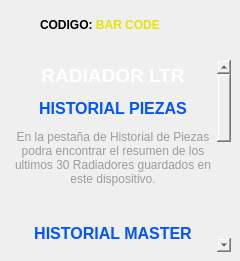
        <widget class="QFrame" name="extraLeftBox">
         <property name="sizePolicy">
          <sizepolicy hsizetype="Minimum" vsizetype="Preferred">
           <horstretch>0</horstretch>
           <verstretch>0</verstretch>
          </sizepolicy>
         </property>
         <property name="minimumSize">
          <size>
           <width>240</width>
           <height>0</height>
          </size>
         </property>
         <property name="maximumSize">
          <size>
           <width>0</width>
           <height>16777215</height>
          </size>
         </property>
         <layout class="QVBoxLayout" name="verticalLayout_6">
          <property name="spacing">
           <number>1</number>
          </property>
          <property name="leftMargin">
           <number>0</number>
          </property>
          <property name="topMargin">
           <number>0</number>
          </property>
          <property name="rightMargin">
           <number>0</number>
          </property>
          <property name="bottomMargin">
           <number>0</number>
          </property>
          <item>
           <widget class="QFrame" name="extraTopBg">
            <property name="minimumSize">
             <size>
              <width>0</width>
              <height>50</height>
             </size>
            </property>
            <property name="maximumSize">
             <size>
              <width>16777215</width>
              <height>50</height>
             </size>
            </property>
            <property name="frameShape">
             <enum>QFrame::Shape::NoFrame</enum>
            </property>
            <property name="frameShadow">
             <enum>QFrame::Shadow::Raised</enum>
            </property>
            <layout class="QVBoxLayout" name="verticalLayout_5">
             <property name="spacing">
              <number>0</number>
             </property>
             <property name="leftMargin">
              <number>0</number>
             </property>
             <property name="topMargin">
              <number>0</number>
             </property>
             <property name="rightMargin">
              <number>0</number>
             </property>
             <property name="bottomMargin">
              <number>0</number>
             </property>
             <item>
              <layout class="QGridLayout" name="extraTopLayout">
               <property name="leftMargin">
                <number>10</number>
               </property>
               <property name="rightMargin">
                <number>10</number>
               </property>
               <property name="horizontalSpacing">
                <number>10</number>
               </property>
               <property name="verticalSpacing">
                <number>0</number>
               </property>
               <item row="0" column="0">
                <widget class="QFrame" name="extraIcon">
                 <property name="minimumSize">
                  <size>
                   <width>20</width>
                   <height>0</height>
                  </size>
                 </property>
                 <property name="maximumSize">
                  <size>
                   <width>20</width>
                   <height>20</height>
                  </size>
                 </property>
                 <property name="styleSheet">
                  <string notr="true">background-color: gb(255,196,0);</string>
                 </property>
                 <property name="frameShape">
                  <enum>QFrame::Shape::NoFrame</enum>
                 </property>
                 <property name="frameShadow">
                  <enum>QFrame::Shadow::Raised</enum>
                 </property>
                </widget>
               </item>
               <item row="0" column="1">
                <widget class="QLabel" name="extraLabel">
                 <property name="minimumSize">
                  <size>
                   <width>150</width>
                   <height>0</height>
                  </size>
                 </property>
                 <property name="styleSheet">
                  <string notr="true">background-color: gb(255,196,0)</string>
                 </property>
                 <property name="frameShape">
                  <enum>QFrame::Shape::NoFrame</enum>
                 </property>
                 <property name="text">
                  <string>&lt;html&gt;&lt;head/&gt;&lt;body&gt;&lt;p&gt;&lt;span style=&quot; font-weight:700;&quot;&gt;CODIGO: &lt;/span&gt;&lt;span style=&quot; font-weight:700; color:#e5e500;&quot;&gt;BAR CODE&lt;/span&gt;&lt;/p&gt;&lt;/body&gt;&lt;/html&gt;</string>
                 </property>
                </widget>
               </item>
              </layout>
             </item>
            </layout>
           </widget>
          </item>
          <item>
           <widget class="QFrame" name="extraContent">
            <property name="sizePolicy">
             <sizepolicy hsizetype="Preferred" vsizetype="Preferred">
              <horstretch>0</horstretch>
              <verstretch>0</verstretch>
             </sizepolicy>
            </property>
            <property name="minimumSize">
             <size>
              <width>0</width>
              <height>0</height>
             </size>
            </property>
            <property name="frameShape">
             <enum>QFrame::Shape::NoFrame</enum>
            </property>
            <property name="frameShadow">
             <enum>QFrame::Shadow::Raised</enum>
            </property>
            <layout class="QVBoxLayout" name="verticalLayout_12">
             <property name="spacing">
              <number>0</number>
             </property>
             <property name="leftMargin">
              <number>0</number>
             </property>
             <property name="topMargin">
              <number>0</number>
             </property>
             <property name="rightMargin">
              <number>0</number>
             </property>
             <property name="bottomMargin">
              <number>0</number>
             </property>
             <item alignment="Qt::AlignmentFlag::AlignTop">
              <widget class="QFrame" name="extraTopMenu">
               <property name="sizePolicy">
                <sizepolicy hsizetype="Preferred" vsizetype="Preferred">
                 <horstretch>0</horstretch>
                 <verstretch>0</verstretch>
                </sizepolicy>
               </property>
               <property name="minimumSize">
                <size>
                 <width>0</width>
                 <height>0</height>
                </size>
               </property>
               <property name="frameShape">
                <enum>QFrame::Shape::NoFrame</enum>
               </property>
               <property name="frameShadow">
                <enum>QFrame::Shadow::Raised</enum>
               </property>
               <layout class="QVBoxLayout" name="verticalLayout_11">
                <property name="spacing">
                 <number>0</number>
                </property>
                <property name="leftMargin">
                 <number>0</number>
                </property>
                <property name="topMargin">
                 <number>0</number>
                </property>
                <property name="rightMargin">
                 <number>0</number>
                </property>
                <property name="bottomMargin">
                 <number>0</number>
                </property>
               </layout>
              </widget>
             </item>
             <item>
              <widget class="QFrame" name="extraCenter">
               <property name="frameShape">
                <enum>QFrame::Shape::NoFrame</enum>
               </property>
               <property name="frameShadow">
                <enum>QFrame::Shadow::Raised</enum>
               </property>
               <layout class="QVBoxLayout" name="verticalLayout_10">
                <item>
                 <widget class="QTextEdit" name="textEdit">
                  <property name="minimumSize">
                   <size>
                    <width>222</width>
                    <height>0</height>
                   </size>
                  </property>
                  <property name="styleSheet">
                   <string notr="true">background: transparent;</string>
                  </property>
                  <property name="frameShape">
                   <enum>QFrame::Shape::NoFrame</enum>
                  </property>
                  <property name="readOnly">
                   <bool>true</bool>
                  </property>
                  <property name="html">
                   <string>&lt;!DOCTYPE HTML PUBLIC &quot;-//W3C//DTD HTML 4.0//EN&quot; &quot;http://www.w3.org/TR/REC-html40/strict.dtd&quot;&gt;
&lt;html&gt;&lt;head&gt;&lt;meta name=&quot;qrichtext&quot; content=&quot;1&quot; /&gt;&lt;meta charset=&quot;utf-8&quot; /&gt;&lt;style type=&quot;text/css&quot;&gt;
p, li { white-space: pre-wrap; }
hr { height: 1px; border-width: 0; }
li.unchecked::marker { content: &quot;\2610&quot;; }
li.checked::marker { content: &quot;\2612&quot;; }
&lt;/style&gt;&lt;/head&gt;&lt;body style=&quot; font-family:'Segoe UI'; font-size:10pt; font-weight:400; font-style:normal;&quot;&gt;
&lt;p align=&quot;center&quot; style=&quot; margin-top:0px; margin-bottom:0px; margin-left:0px; margin-right:0px; -qt-block-indent:0; text-indent:0px;&quot;&gt;&lt;span style=&quot; font-size:14pt; font-weight:700; color:#ffffff;&quot;&gt;RADIADOR LTR&lt;/span&gt;&lt;/p&gt;
&lt;p align=&quot;center&quot; style=&quot; margin-top:12px; margin-bottom:12px; margin-left:0px; margin-right:0px; -qt-block-indent:0; text-indent:0px;&quot;&gt;&lt;span style=&quot; font-size:12pt; font-weight:600; color:#0055ff;&quot;&gt;HISTORIAL PIEZAS&lt;/span&gt;&lt;/p&gt;
&lt;p align=&quot;center&quot; style=&quot; margin-top:12px; margin-bottom:12px; margin-left:0px; margin-right:0px; -qt-block-indent:0; text-indent:0px;&quot;&gt;&lt;span style=&quot; font-size:9pt; color:#9c9c9c;&quot;&gt;En la pestaña de Historial de Piezas&lt;br /&gt;podra encontrar el resumen de los ultimos 30 Radiadores guardados en este dispositivo.&lt;/span&gt;&lt;/p&gt;
&lt;p align=&quot;center&quot; style=&quot;-qt-paragraph-type:empty; margin-top:12px; margin-bottom:12px; margin-left:0px; margin-right:0px; -qt-block-indent:0; text-indent:0px; font-size:9pt; color:#9c9c9c;&quot;&gt;&lt;br /&gt;&lt;/p&gt;
&lt;p align=&quot;center&quot; style=&quot; margin-top:0px; margin-bottom:0px; margin-left:0px; margin-right:0px; -qt-block-indent:0; text-indent:0px;&quot;&gt;&lt;span style=&quot; font-size:12pt; font-weight:600; color:#0055ff;&quot;&gt;HISTORIAL MASTER&lt;/span&gt;&lt;/p&gt;
&lt;p align=&quot;center&quot; style=&quot; margin-top:12px; margin-bottom:12px; margin-left:0px; margin-right:0px; -qt-block-indent:0; text-indent:0px;&quot;&gt;&lt;span style=&quot; font-size:9pt; color:#9c9c9c;&quot;&gt;En la pestaña de Historial Master&lt;br /&gt;podra encontrar el resumen de los ultimos 30 Contenedores creados.&lt;/span&gt;&lt;/p&gt;
&lt;p style=&quot;-qt-paragraph-type:empty; margin-top:0px; margin-bottom:0px; margin-left:0px; margin-right:0px; -qt-block-indent:0; text-indent:0px;&quot;&gt;&lt;br /&gt;&lt;/p&gt;
&lt;p align=&quot;center&quot; style=&quot; margin-top:12px; margin-bottom:12px; margin-left:0px; margin-right:0px; -qt-block-indent:0; text-indent:0px;&quot;&gt;&lt;span style=&quot; font-size:12pt; font-weight:600; color:#0055ff;&quot;&gt;DATA MATRIX&lt;/span&gt;&lt;/p&gt;
&lt;p align=&quot;center&quot; style=&quot; margin-top:12px; margin-bottom:12px; margin-left:0px; margin-right:0px; -qt-block-indent:0; text-indent:0px;&quot;&gt;&lt;span style=&quot; font-size:9pt; color:#9c9c9c;&quot;&gt;En la pestaña de DataMatrix&lt;br /&gt;podra encontrar una representacion detallada de los elementos a evaluar de la etiqueta para este radiador.&lt;/span&gt;&lt;/p&gt;
&lt;p style=&quot;-qt-paragraph-type:empty; margin-top:0px; margin-bottom:0px; margin-left:0px; margin-right:0px; -qt-block-indent:0; text-indent:0px; font-size:9pt; color:#9c9c9c;&quot;&gt;&lt;br /&gt;&lt;/p&gt;
&lt;p style=&quot;-qt-paragraph-type:empty; margin-top:0px; margin-bottom:0px; margin-left:0px; margin-right:0px; -qt-block-indent:0; text-indent:0px;&quot;&gt;&lt;br /&gt;&lt;/p&gt;
&lt;p style=&quot;-qt-paragraph-type:empty; margin-top:0px; margin-bottom:0px; margin-left:0px; margin-right:0px; -qt-block-indent:0; text-indent:0px;&quot;&gt;&lt;br /&gt;&lt;/p&gt;
&lt;p style=&quot;-qt-paragraph-type:empty; margin-top:0px; margin-bottom:0px; margin-left:0px; margin-right:0px; -qt-block-indent:0; text-indent:0px;&quot;&gt;&lt;br /&gt;&lt;/p&gt;
&lt;p align=&quot;center&quot; style=&quot; margin-top:0px; margin-bottom:0px; margin-left:0px; margin-right:0px; -qt-block-indent:0; text-indent:0px;&quot;&gt;&lt;span style=&quot; font-size:12pt; font-weight:700; color:#0055ff;&quot;&gt;By: Geovanni Ortiz&lt;/span&gt;&lt;/p&gt;&lt;/body&gt;&lt;/html&gt;</string>
                  </property>
                 </widget>
                </item>
               </layout>
              </widget>
             </item>
             <item>
              <widget class="QFrame" name="extraBottom">
               <property name="frameShape">
                <enum>QFrame::Shape::NoFrame</enum>
               </property>
               <property name="frameShadow">
                <enum>QFrame::Shadow::Raised</enum>
               </property>
              </widget>
             </item>
            </layout>
           </widget>
          </item>
         </layout>
        </widget>
